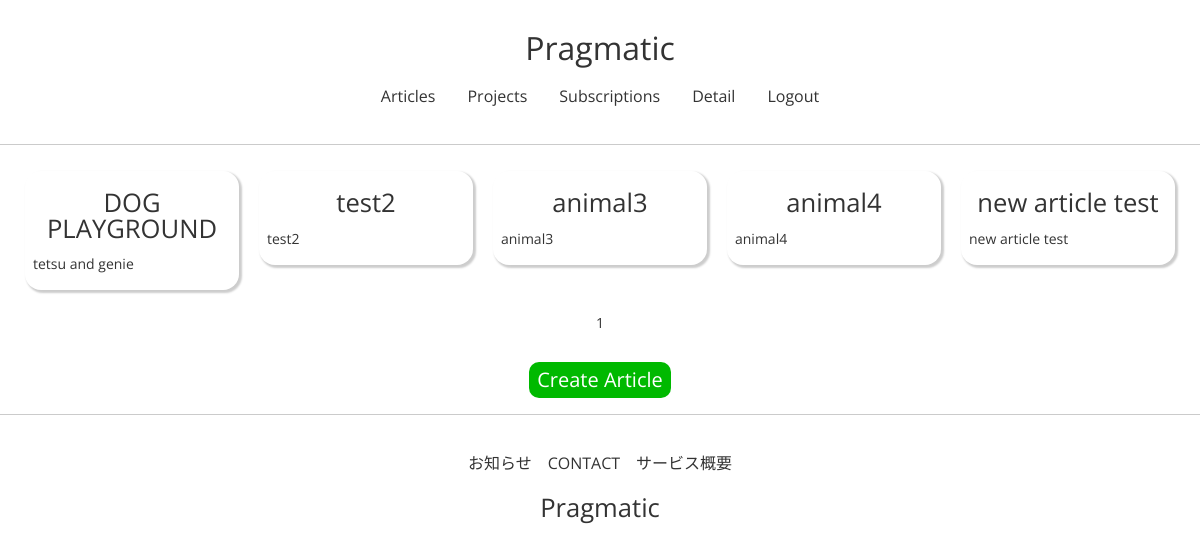
Page /subscriptions/list/ (signed in) on the earlier database version.
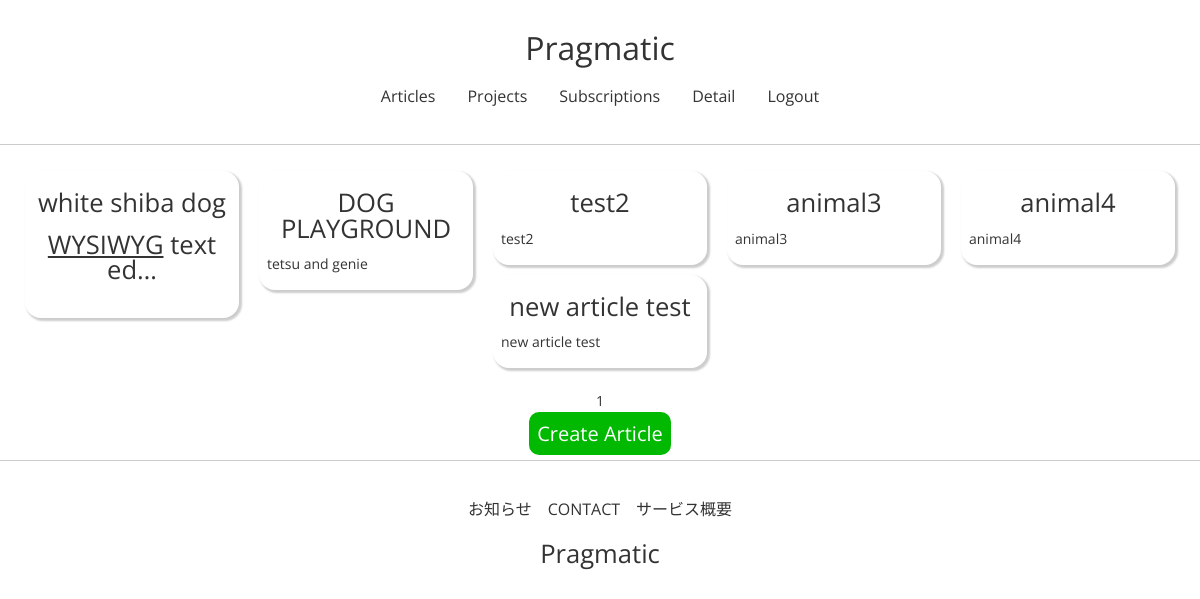
Same page on the later database version.
### articleapp/models.py (models this page shows)
class Article(models.Model):
    writer = models.ForeignKey(
        User, on_delete=models.SET_NULL, related_name='article', null=True)
    project = models.ForeignKey(
        Project, on_delete=models.SET_NULL, related_name='article', null=True)
    title = models.CharField(max_length=200, null=True)
    image = models.ImageField(upload_to='article/', null=False)
    content = models.TextField(null=True)
    created_at = models.DateField(auto_now_add=True, null=True)

### subscribeapp/views.py (the view)
# urls.py: path('list/', SubscriptionListView.as_view(), name='list'),
class SubscriptionListView(ListView):
    model = Article
    context_object_name = 'article_list'
    template_name = 'subscribeapp/list.html'
    paginate_by = 10
    def get_queryset(self):
        projects = Subscription.objects.filter(user=self.request.user).values_list('project')
        article_list = Article.objects.filter(project__in=projects)
        return article_list

### subscribeapp/templates/subscribeapp/list.html
{% extends 'base.html' %}
{% load static %}
{% block content %}
{% include 'snippets/related_list.html' with article_list=article_list %}
{% endblock %}

### templates/snippets/related_list.html
{% load static %}
{% block content %}
<section class="related-section">
    {% if article_list %}
    <div class="wf-container">
        {% for article in article_list %}
            <div class="wf-box">
                <a href="{% url 'articleapp:detail' pk=article.pk %}">
                {% include 'snippets/card.html' with article=article %}
                </a>
            </div>
        {% endfor %}
    </div>
    {% else %}
    <div style="text-align:center">
        <h2>No Article</h2>
    </div>
    {% endif %}
    {% include 'snippets/pagination.html' with page_obj=page_obj %}
    <a href="{% url 'articleapp:create' %}" class="submit-btn">Create Article</a>
</section>
{% endblock %}

### templates/snippets/card.html (shortened to what this page needs)
{%if article_list %}
<div class="content">
    <h3>{{ article.title | truncatechars:16 }}</h3>
    <p>{{ article.content | safe | truncatechars:30 }}</p>
</div>
{% endif %}

Differences in the rows shown:
now on this page (row edited): Article: title "white shiba dog", content "WYSIWYG text ed…"
